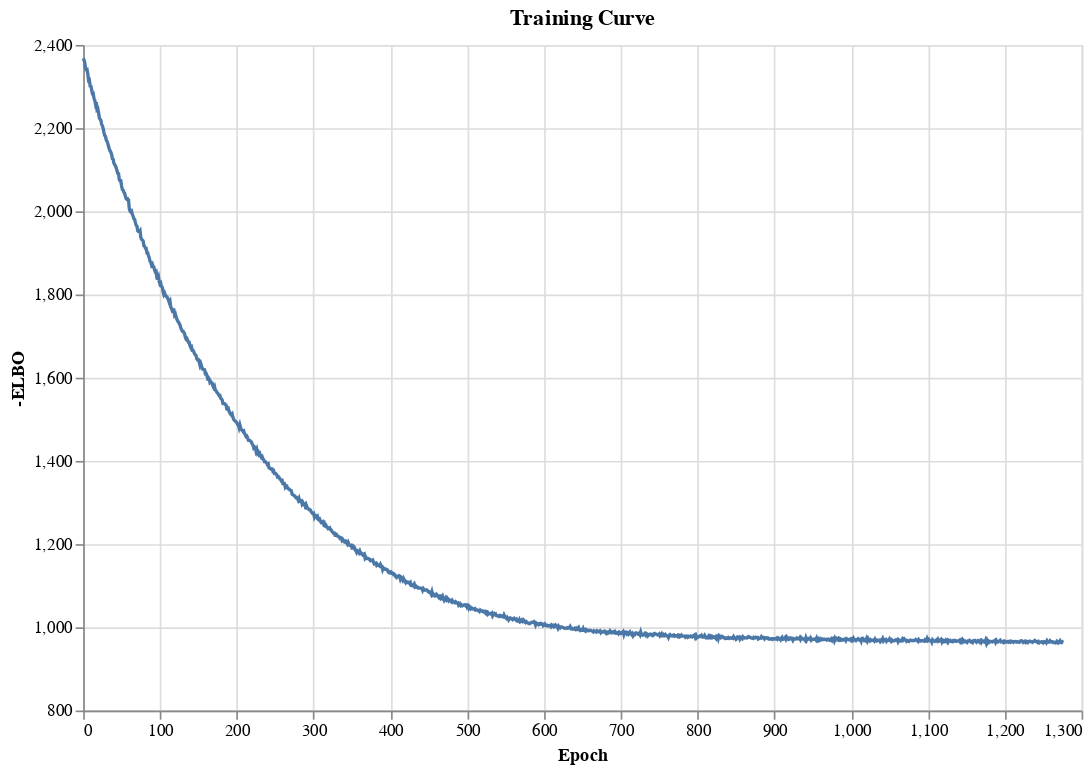

The notebook cell this image was saved under:
### Code cell
plot_training_curve(model)

### Figure 1 — Vega specification as saved in the notebook (floating-point values rounded to 4 significant figures; data arrays with more than 128 entries replaced by an {"elided": "..."} marker saying what was removed)
{"$schema": "https://vega.github.io/schema/vega/v5.json", "data": [{"name": "source_0", "values": {"elided": "1277 records"}}, {"name": "source_0_x_domain_Epoch", "values": [{"min": 0, "max": 1276}]}, {"name": "source_0_y_domain_-ELBO", "values": [{"min": 962.2, "max": 2368.0}]}], "marks": [{"type": "line", "name": "marks", "from": {"data": "source_0"}, "sort": {"field": "datum[\"Epoch\"]"}, "encode": {"update": {"y": {"field": "-ELBO", "scale": "y"}, "stroke": {"value": "#4c78a8"}, "defined": {"signal": "isValid(datum[\"Epoch\"]) && isFinite(+datum[\"Epoch\"]) && isValid(datum[\"-ELBO\"]) && isFinite(+datum[\"-ELBO\"])"}, "x": {"field": "Epoch", "scale": "x"}}}, "style": ["line"]}], "scales": [{"name": "x", "type": "linear", "domain": [{"signal": "(data(\"source_0_x_domain_Epoch\")[0] || {}).min"}, {"signal": "(data(\"source_0_x_domain_Epoch\")[0] || {}).max"}], "range": [0, {"signal": "width"}], "nice": true, "zero": false}, {"name": "y", "type": "linear", "domain": [{"signal": "(data(\"source_0_y_domain_-ELBO\")[0] || {}).min"}, {"signal": "(data(\"source_0_y_domain_-ELBO\")[0] || {}).max"}], "range": [{"signal": "height"}, 0], "nice": true, "zero": false}], "axes": [{"scale": "x", "aria": false, "domain": false, "maxExtent": 0, "tickCount": {"signal": "ceil(width/40)"}, "minExtent": 0, "zindex": 0, "ticks": false, "labels": false, "grid": true, "orient": "bottom", "gridScale": "y"}, {"scale": "y", "orient": "left", "aria": false, "labels": false, "grid": true, "maxExtent": 0, "gridScale": "x", "zindex": 0, "tickCount": {"signal": "ceil(height/40)"}, "domain": false, "minExtent": 0, "ticks": false}, {"scale": "x", "zindex": 0, "orient": "bottom", "grid": false, "labelFlush": true, "tickCount": {"signal": "ceil(width/40)"}, "labelOverlap": true, "title": "Epoch"}, {"scale": "y", "title": "-ELBO", "orient": "left", "grid": false, "tickCount": {"signal": "ceil(height/40)"}, "labelOverlap": true, "zindex": 0}], "title": {"text": "Training Curve", "frame": "group"}, "background": "white", "width": 600, "padding": 5, "height": 400, "style": "cell"}
